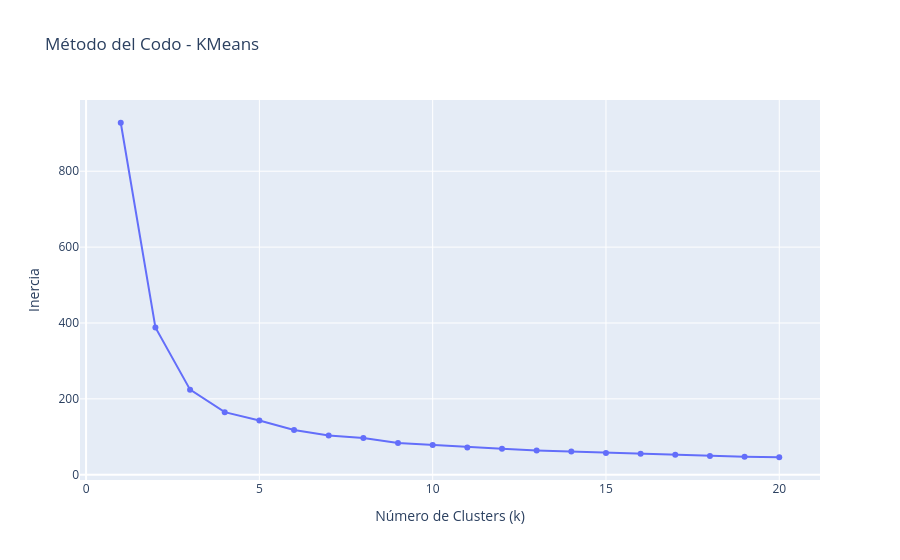

Notebook cell for this chart:
### Markdown cell above
**Respuesta:**

### Code cell
from sklearn.cluster import KMeans

# Pipeline igual al de t-SNE pero reemplazando la reducción por KMeans
inercias = []
for k in range(1, 21):
    pipeline_kmeans = Pipeline(
        steps=[
            ("features", FunctionTransformer(custom_features)),
            ("scaler", ct),
            ("kmeans", KMeans(n_clusters=k, random_state=RANDOM_STATE, n_init="auto")),
        ]
    )
    pipeline_kmeans.fit(df_retail)
    inercias.append({"n_clusters": k, "inertia": pipeline_kmeans["kmeans"].inertia_})

inercias_df = pd.DataFrame(inercias)

# Gráfico del codo
px.line(
    inercias_df,
    x="n_clusters",
    y="inertia",
    title="Método del Codo - KMeans",
    labels={"n_clusters": "Número de Clusters (k)", "inertia": "Inercia"},
    markers=True,
).show()

### Figure 1 — Plotly figure (JSON) as saved in the notebook; plotly's stock layout.template omitted (floating-point values rounded to 4 significant figures)
{"data": [{"hovertemplate": "Número de Clusters (k)=%{x}<br>Inercia=%{y}<extra></extra>", "legendgroup": "", "line": {"color": "#636efa", "dash": "solid"}, "marker": {"symbol": "circle"}, "mode": "lines+markers", "name": "", "orientation": "v", "showlegend": false, "type": "scatter", "x": [1, 2, 3, 4, 5, 6, 7, 8, 9, 10, 11, 12, 13, 14, 15, 16, 17, 18, 19, 20], "xaxis": "x", "y": [927.8, 388.3, 224.2, 164.9, 142.7, 118.0, 103.1, 96.6, 83.46, 78.32, 71.81, 68.15, 64.11, 61.37, 57.13, 55.18, 52.63, 49.4, 47.43, 46.07], "yaxis": "y"}], "layout": {"legend": {"tracegroupgap": 0}, "title": {"text": "Método del Codo - KMeans"}, "xaxis": {"anchor": "y", "domain": [0, 1], "title": {"text": "Número de Clusters (k)"}}, "yaxis": {"anchor": "x", "domain": [0, 1], "title": {"text": "Inercia"}}}}
